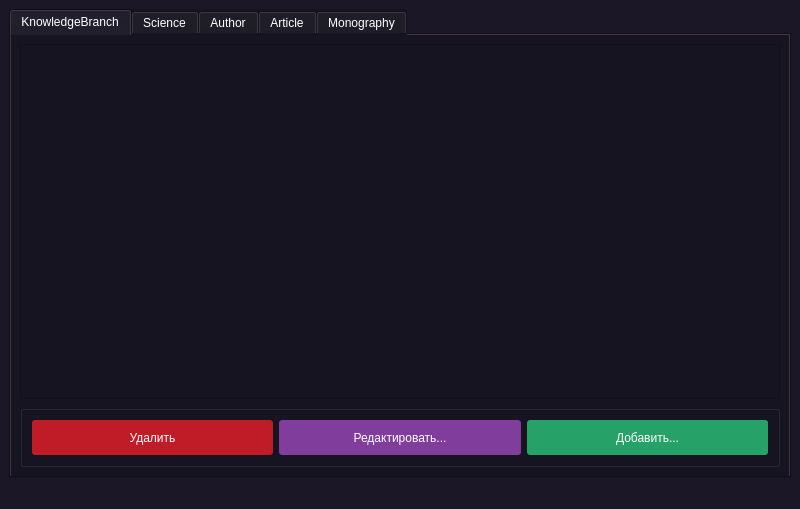
<?xml version="1.0" encoding="UTF-8"?>
<ui version="4.0">
 <class>MainWindow</class>
 <widget class="QMainWindow" name="MainWindow">
  <property name="geometry">
   <rect>
    <x>0</x>
    <y>0</y>
    <width>800</width>
    <height>509</height>
   </rect>
  </property>
  <property name="windowTitle">
   <string>Library Cataloger</string>
  </property>
  <property name="styleSheet">
   <string notr="true">background-color: rgb(27, 23, 38);</string>
  </property>
  <widget class="QWidget" name="centralwidget">
   <property name="styleSheet">
    <string notr="true">background-color: rgb(27, 23, 38);</string>
   </property>
   <layout class="QHBoxLayout" name="horizontalLayout">
    <item>
     <widget class="QTabWidget" name="tabWidget">
      <property name="styleSheet">
       <string notr="true">background-color: rgb(23, 20, 33);
color: #FFFFFF;</string>
      </property>
      <property name="tabPosition">
       <enum>QTabWidget::North</enum>
      </property>
      <property name="tabShape">
       <enum>QTabWidget::Rounded</enum>
      </property>
      <property name="currentIndex">
       <number>0</number>
      </property>
      <property name="iconSize">
       <size>
        <width>16</width>
        <height>16</height>
       </size>
      </property>
      <widget class="QWidget" name="KnowledgeBranch">
       <attribute name="title">
        <string>KnowledgeBranch</string>
       </attribute>
       <layout class="QVBoxLayout" name="verticalLayout">
        <item>
         <widget class="QTableView" name="tableView"/>
        </item>
        <item>
         <widget class="QGroupBox" name="groupBox">
          <property name="styleSheet">
           <string notr="true"/>
          </property>
          <property name="title">
           <string/>
          </property>
          <layout class="QHBoxLayout" name="horizontalLayout_2">
           <item>
            <widget class="QPushButton" name="deleteButton">
             <property name="sizePolicy">
              <sizepolicy hsizetype="Minimum" vsizetype="Minimum">
               <horstretch>0</horstretch>
               <verstretch>0</verstretch>
              </sizepolicy>
             </property>
             <property name="cursor">
              <cursorShape>PointingHandCursor</cursorShape>
             </property>
             <property name="styleSheet">
              <string notr="true">QPushButton {
	background-color: rgb(192, 28, 40);
	border-radius: 3px;
	height: 35px;
}
QPushButton:hover {
	background-color: rgb(214, 31, 43);
}
QPushButton:disabled {
	background-color: rgb(154, 153, 150);
	color: rgb(61, 61, 61);
}</string>
             </property>
             <property name="text">
              <string>Удалить</string>
             </property>
            </widget>
           </item>
           <item>
            <widget class="QPushButton" name="editButton">
             <property name="sizePolicy">
              <sizepolicy hsizetype="Minimum" vsizetype="Minimum">
               <horstretch>0</horstretch>
               <verstretch>0</verstretch>
              </sizepolicy>
             </property>
             <property name="cursor">
              <cursorShape>PointingHandCursor</cursorShape>
             </property>
             <property name="styleSheet">
              <string notr="true">QPushButton {
	background-color: rgb(129, 61, 156);
	border-radius: 3px;
	height: 35px;
}
QPushButton:hover {
	background-color: rgb(146, 69, 176);
}
QPushButton:disabled {
	background-color: rgb(154, 153, 150);
	color: rgb(61, 61, 61);
}</string>
             </property>
             <property name="text">
              <string>Редактировать...</string>
             </property>
            </widget>
           </item>
           <item>
            <widget class="QPushButton" name="addButton">
             <property name="sizePolicy">
              <sizepolicy hsizetype="Minimum" vsizetype="Minimum">
               <horstretch>0</horstretch>
               <verstretch>0</verstretch>
              </sizepolicy>
             </property>
             <property name="cursor">
              <cursorShape>PointingHandCursor</cursorShape>
             </property>
             <property name="styleSheet">
              <string notr="true">QPushButton {
	background-color: rgb(38, 162, 105);
	border-radius: 3px;
	height: 35px;
}
QPushButton:hover {
	background-color: rgb(44, 186, 119);
}
</string>
             </property>
             <property name="text">
              <string>Добавить...</string>
             </property>
            </widget>
           </item>
          </layout>
         </widget>
        </item>
       </layout>
      </widget>
      <widget class="QWidget" name="Science">
       <attribute name="title">
        <string>Science</string>
       </attribute>
       <layout class="QVBoxLayout" name="verticalLayout_3">
        <item>
         <widget class="QTableView" name="tableView_2"/>
        </item>
        <item>
         <widget class="QGroupBox" name="groupBox_2">
          <property name="title">
           <string/>
          </property>
          <layout class="QHBoxLayout" name="horizontalLayout_4">
           <item>
            <widget class="QPushButton" name="deleteButton_3">
             <property name="sizePolicy">
              <sizepolicy hsizetype="Minimum" vsizetype="Minimum">
               <horstretch>0</horstretch>
               <verstretch>0</verstretch>
              </sizepolicy>
             </property>
             <property name="cursor">
              <cursorShape>PointingHandCursor</cursorShape>
             </property>
             <property name="styleSheet">
              <string notr="true">QPushButton {
	background-color: rgb(192, 28, 40);
	border-radius: 3px;
	height: 35px;
}
QPushButton:hover {
	background-color: rgb(214, 31, 43);
}
QPushButton:disabled {
	background-color: rgb(154, 153, 150);
	color: rgb(61, 61, 61);
}</string>
             </property>
             <property name="text">
              <string>Удалить</string>
             </property>
            </widget>
           </item>
           <item>
            <widget class="QPushButton" name="editButton_3">
             <property name="sizePolicy">
              <sizepolicy hsizetype="Minimum" vsizetype="Minimum">
               <horstretch>0</horstretch>
               <verstretch>0</verstretch>
              </sizepolicy>
             </property>
             <property name="cursor">
              <cursorShape>PointingHandCursor</cursorShape>
             </property>
             <property name="styleSheet">
              <string notr="true">QPushButton {
	background-color: rgb(129, 61, 156);
	border-radius: 3px;
	height: 35px;
}
QPushButton:hover {
	background-color: rgb(146, 69, 176);
}
QPushButton:disabled {
	background-color: rgb(154, 153, 150);
	color: rgb(61, 61, 61);
}</string>
             </property>
             <property name="text">
              <string>Редактировать...</string>
             </property>
            </widget>
           </item>
           <item>
            <widget class="QPushButton" name="addButton_3">
             <property name="sizePolicy">
              <sizepolicy hsizetype="Minimum" vsizetype="Minimum">
               <horstretch>0</horstretch>
               <verstretch>0</verstretch>
              </sizepolicy>
             </property>
             <property name="cursor">
              <cursorShape>PointingHandCursor</cursorShape>
             </property>
             <property name="styleSheet">
              <string notr="true">QPushButton {
	background-color: rgb(38, 162, 105);
	border-radius: 3px;
	height: 35px;
}
QPushButton:hover {
	background-color: rgb(44, 186, 119);
}</string>
             </property>
             <property name="text">
              <string>Добавить...</string>
             </property>
            </widget>
           </item>
          </layout>
         </widget>
        </item>
       </layout>
      </widget>
      <widget class="QWidget" name="Author">
       <attribute name="title">
        <string>Author</string>
       </attribute>
       <layout class="QVBoxLayout" name="verticalLayout_2">
        <item>
         <widget class="QTableView" name="tableView_3"/>
        </item>
        <item>
         <widget class="QGroupBox" name="groupBox_3">
          <property name="title">
           <string/>
          </property>
          <layout class="QHBoxLayout" name="horizontalLayout_5">
           <item>
            <widget class="QPushButton" name="deleteButton_4">
             <property name="sizePolicy">
              <sizepolicy hsizetype="Minimum" vsizetype="Minimum">
               <horstretch>0</horstretch>
               <verstretch>0</verstretch>
              </sizepolicy>
             </property>
             <property name="cursor">
              <cursorShape>PointingHandCursor</cursorShape>
             </property>
             <property name="styleSheet">
              <string notr="true">QPushButton {
	background-color: rgb(192, 28, 40);
	border-radius: 3px;
	height: 35px;
}
QPushButton:hover {
	background-color: rgb(214, 31, 43);
}
QPushButton:disabled {
	background-color: rgb(154, 153, 150);
	color: rgb(61, 61, 61);
}</string>
             </property>
             <property name="text">
              <string>Удалить</string>
             </property>
            </widget>
           </item>
           <item>
            <widget class="QPushButton" name="editButton_4">
             <property name="sizePolicy">
              <sizepolicy hsizetype="Minimum" vsizetype="Minimum">
               <horstretch>0</horstretch>
               <verstretch>0</verstretch>
              </sizepolicy>
             </property>
             <property name="cursor">
              <cursorShape>PointingHandCursor</cursorShape>
             </property>
             <property name="styleSheet">
              <string notr="true">QPushButton {
	background-color: rgb(129, 61, 156);
	border-radius: 3px;
	height: 35px;
}
QPushButton:hover {
	background-color: rgb(146, 69, 176);
}
QPushButton:disabled {
	background-color: rgb(154, 153, 150);
	color: rgb(61, 61, 61);
}</string>
             </property>
             <property name="text">
              <string>Редактировать...</string>
             </property>
            </widget>
           </item>
           <item>
            <widget class="QPushButton" name="addButton_4">
             <property name="sizePolicy">
              <sizepolicy hsizetype="Minimum" vsizetype="Minimum">
               <horstretch>0</horstretch>
               <verstretch>0</verstretch>
              </sizepolicy>
             </property>
             <property name="cursor">
              <cursorShape>PointingHandCursor</cursorShape>
             </property>
             <property name="styleSheet">
              <string notr="true">QPushButton {
	background-color: rgb(38, 162, 105);
	border-radius: 3px;
	height: 35px;
}
QPushButton:hover {
	background-color: rgb(44, 186, 119);
}</string>
             </property>
             <property name="text">
              <string>Добавить...</string>
             </property>
            </widget>
           </item>
          </layout>
         </widget>
        </item>
       </layout>
      </widget>
      <widget class="QWidget" name="Article">
       <attribute name="title">
        <string>Article</string>
       </attribute>
       <layout class="QVBoxLayout" name="verticalLayout_5">
        <item>
         <widget class="QTableView" name="tableView_4"/>
        </item>
        <item>
         <widget class="QGroupBox" name="groupBox_4">
          <property name="title">
           <string/>
          </property>
          <layout class="QHBoxLayout" name="horizontalLayout_6">
           <item>
            <widget class="QPushButton" name="deleteButton_5">
             <property name="sizePolicy">
              <sizepolicy hsizetype="Minimum" vsizetype="Minimum">
               <horstretch>0</horstretch>
               <verstretch>0</verstretch>
              </sizepolicy>
             </property>
             <property name="cursor">
              <cursorShape>PointingHandCursor</cursorShape>
             </property>
             <property name="styleSheet">
              <string notr="true">QPushButton {
	background-color: rgb(192, 28, 40);
	border-radius: 3px;
	height: 35px;
}
QPushButton:hover {
	background-color: rgb(214, 31, 43);
}
QPushButton:disabled {
	background-color: rgb(154, 153, 150);
	color: rgb(61, 61, 61);
}</string>
             </property>
             <property name="text">
              <string>Удалить</string>
             </property>
            </widget>
           </item>
           <item>
            <widget class="QPushButton" name="editButton_5">
             <property name="sizePolicy">
              <sizepolicy hsizetype="Minimum" vsizetype="Minimum">
               <horstretch>0</horstretch>
               <verstretch>0</verstretch>
              </sizepolicy>
             </property>
             <property name="cursor">
              <cursorShape>PointingHandCursor</cursorShape>
             </property>
             <property name="styleSheet">
              <string notr="true">QPushButton {
	background-color: rgb(129, 61, 156);
	border-radius: 3px;
	height: 35px;
}
QPushButton:hover {
	background-color: rgb(146, 69, 176);
}
QPushButton:disabled {
	background-color: rgb(154, 153, 150);
	color: rgb(61, 61, 61);
}</string>
             </property>
             <property name="text">
              <string>Редактировать...</string>
             </property>
            </widget>
           </item>
           <item>
            <widget class="QPushButton" name="addButton_5">
             <property name="sizePolicy">
              <sizepolicy hsizetype="Minimum" vsizetype="Minimum">
               <horstretch>0</horstretch>
               <verstretch>0</verstretch>
              </sizepolicy>
             </property>
             <property name="cursor">
              <cursorShape>PointingHandCursor</cursorShape>
             </property>
             <property name="styleSheet">
              <string notr="true">QPushButton {
	background-color: rgb(38, 162, 105);
	border-radius: 3px;
	height: 35px;
}
QPushButton:hover {
	background-color: rgb(44, 186, 119);
}</string>
             </property>
             <property name="text">
              <string>Добавить...</string>
             </property>
            </widget>
           </item>
          </layout>
         </widget>
        </item>
       </layout>
      </widget>
      <widget class="QWidget" name="Monography">
       <attribute name="title">
        <string>Monography</string>
       </attribute>
       <layout class="QVBoxLayout" name="verticalLayout_4">
        <item>
         <widget class="QTableView" name="tableView_5"/>
        </item>
        <item>
         <widget class="QGroupBox" name="groupBox_5">
          <property name="title">
           <string/>
          </property>
          <layout class="QHBoxLayout" name="horizontalLayout_7">
           <item>
            <widget class="QPushButton" name="deleteButton_6">
             <property name="sizePolicy">
              <sizepolicy hsizetype="Minimum" vsizetype="Minimum">
               <horstretch>0</horstretch>
               <verstretch>0</verstretch>
              </sizepolicy>
             </property>
             <property name="cursor">
              <cursorShape>PointingHandCursor</cursorShape>
             </property>
             <property name="styleSheet">
              <string notr="true">QPushButton {
	background-color: rgb(192, 28, 40);
	border-radius: 3px;
	height: 35px;
}
QPushButton:hover {
	background-color: rgb(214, 31, 43);
}
QPushButton:disabled {
	background-color: rgb(154, 153, 150);
	color: rgb(61, 61, 61);
}</string>
             </property>
             <property name="text">
              <string>Удалить</string>
             </property>
            </widget>
           </item>
           <item>
            <widget class="QPushButton" name="editButton_6">
             <property name="sizePolicy">
              <sizepolicy hsizetype="Minimum" vsizetype="Minimum">
               <horstretch>0</horstretch>
               <verstretch>0</verstretch>
              </sizepolicy>
             </property>
             <property name="cursor">
              <cursorShape>PointingHandCursor</cursorShape>
             </property>
             <property name="styleSheet">
              <string notr="true">QPushButton {
	background-color: rgb(129, 61, 156);
	border-radius: 3px;
	height: 35px;
}
QPushButton:hover {
	background-color: rgb(146, 69, 176);
}
QPushButton:disabled {
	background-color: rgb(154, 153, 150);
	color: rgb(61, 61, 61);
}</string>
             </property>
             <property name="text">
              <string>Редактировать...</string>
             </property>
            </widget>
           </item>
           <item>
            <widget class="QPushButton" name="addButton_6">
             <property name="sizePolicy">
              <sizepolicy hsizetype="Minimum" vsizetype="Minimum">
               <horstretch>0</horstretch>
               <verstretch>0</verstretch>
              </sizepolicy>
             </property>
             <property name="cursor">
              <cursorShape>PointingHandCursor</cursorShape>
             </property>
             <property name="styleSheet">
              <string notr="true">QPushButton {
	background-color: rgb(38, 162, 105);
	border-radius: 3px;
	height: 35px;
}
QPushButton:hover {
	background-color: rgb(44, 186, 119);
}</string>
             </property>
             <property name="text">
              <string>Добавить...</string>
             </property>
            </widget>
           </item>
          </layout>
         </widget>
        </item>
       </layout>
      </widget>
     </widget>
    </item>
   </layout>
  </widget>
  <widget class="QStatusBar" name="statusbar"/>
 </widget>
 <resources/>
 <connections/>
</ui>
